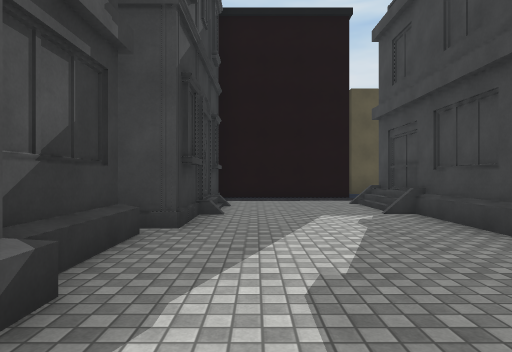
View 1 (above)

20 first-person views from a walk through a Unity game level. The camera is 1.3 m above the floor, looks level and sees 75° across. The floor is counted in squares, 1.96 m on a side. Each view is taken from the middle of a square. On the plan, view 1 faces up. The plan holds only what a view shows up to about 10 squares ahead; the rest is blank. The place goes on beyond the plan. The player character is not drawn. Surface patterns are stand-ins for the level's own textures.

View 2
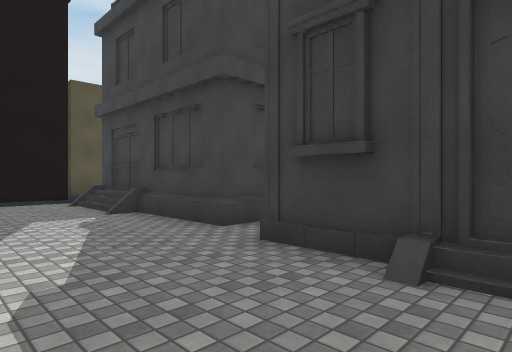

View 3
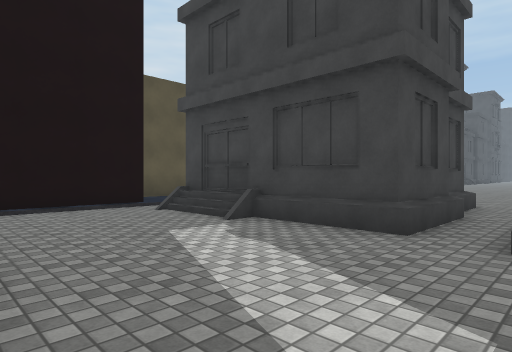

View 4
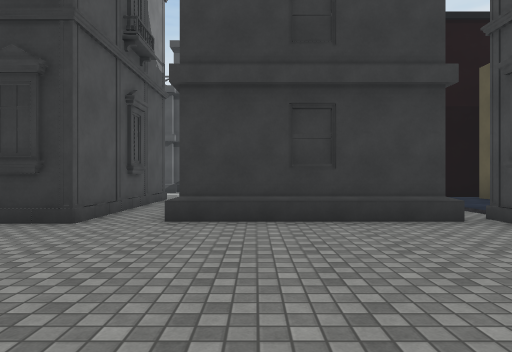

View 5
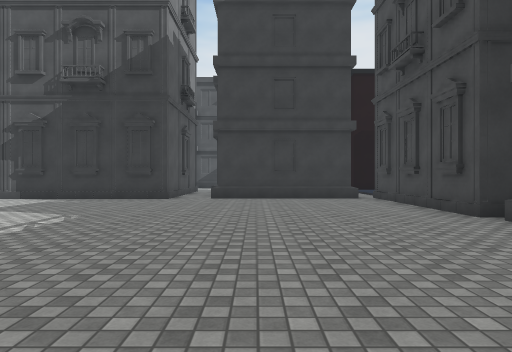

View 6
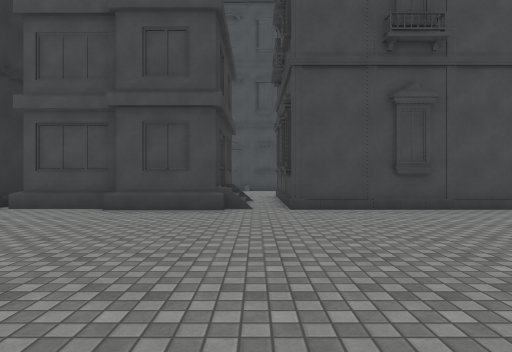

View 7
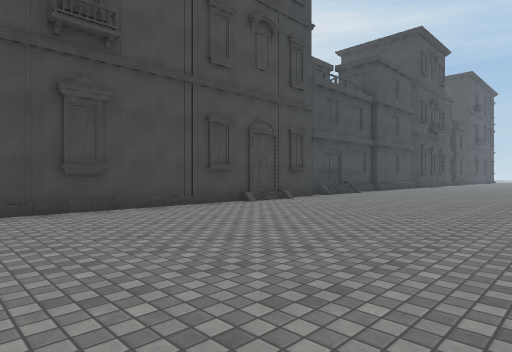

View 8
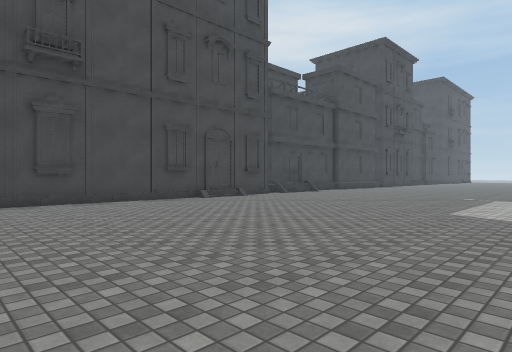

View 9
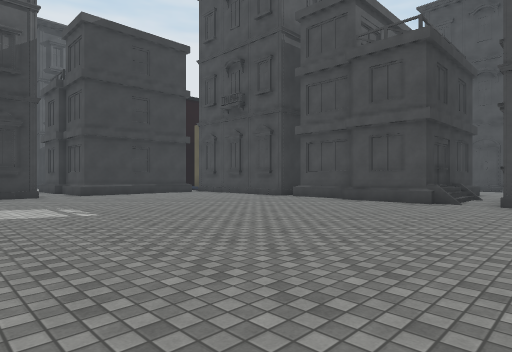

View 10
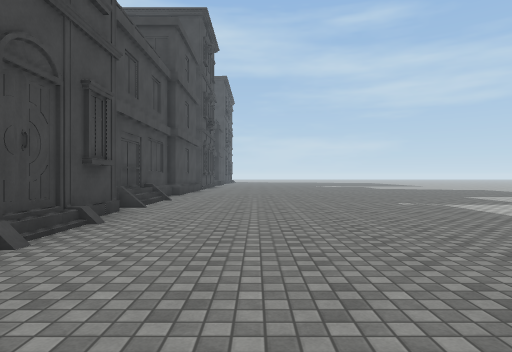

View 11
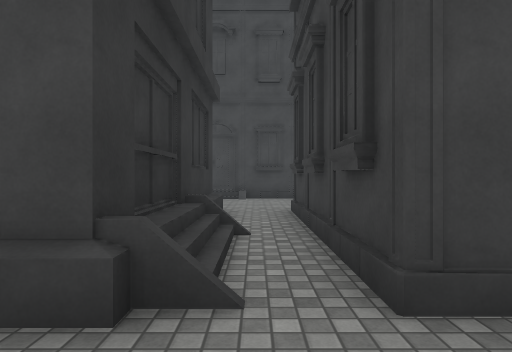

View 12
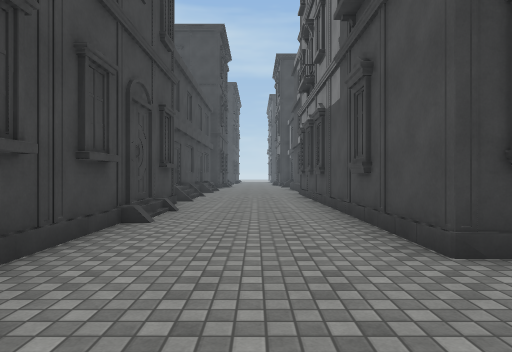

View 13
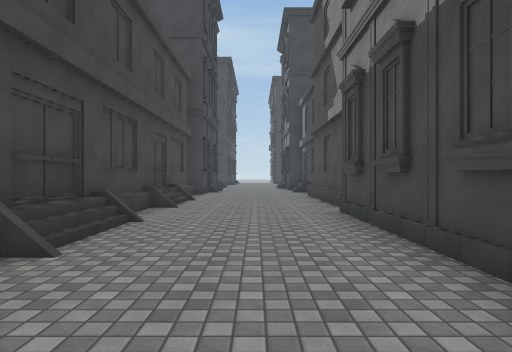

View 14
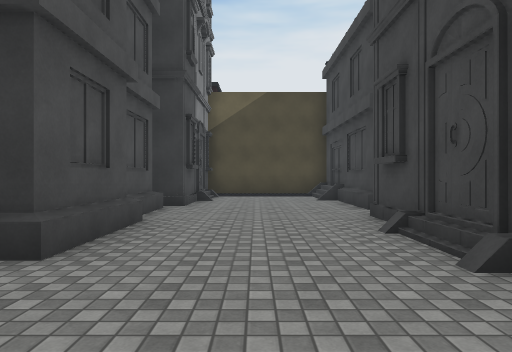

View 15
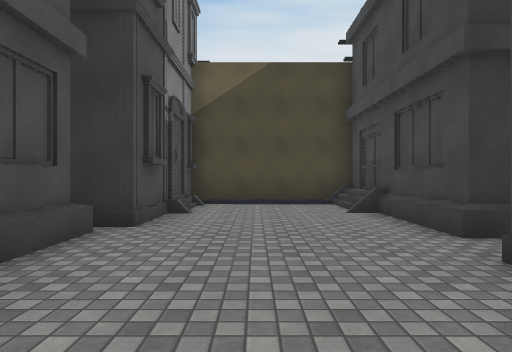

View 16
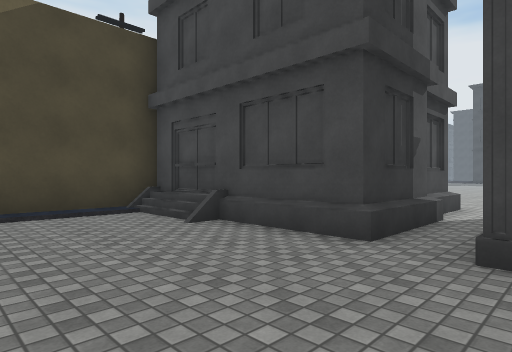

View 17
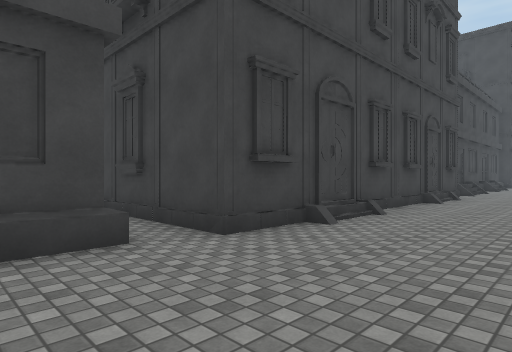

View 18
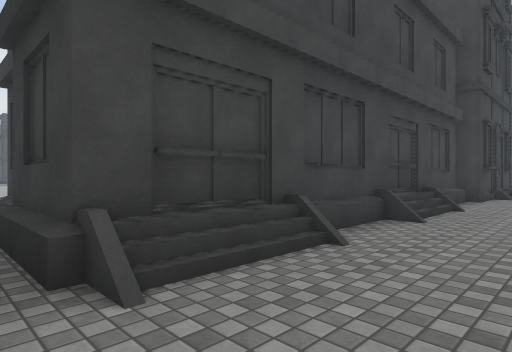

View 19
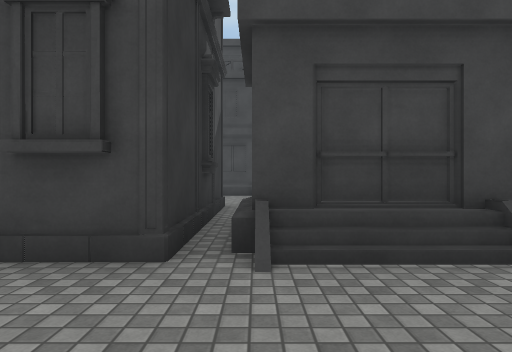

View 20
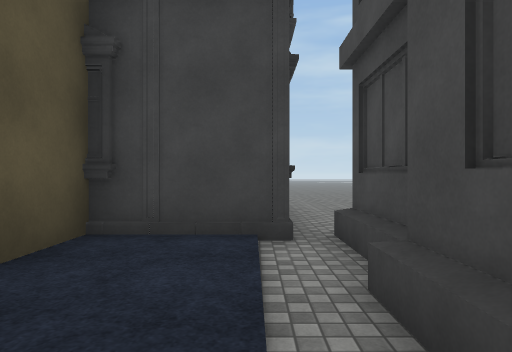

### Floor plan
Key: @ floor where view 1 was taken; # wall or solid block; . main floor; : floor 0.25 m higher than the main floor; / step, stairs or slope; O other object.
Columns run from 6 left of view 1 to 30 right of it. Each row starts with its distance up from view 1.
 23                   .
 22                   .
 21                   O.#         O
 20                   #.#         #
 19                   #.#         #
 18              ######.##       ########
 17              #/////.O####O####//O////
 16              #/......................
 15              #/......................
 14              #/......................
 13              #####O###O.#####O####O##
 12              #   #   ##.#        #O
 11         #:####        #.O        ##
 10      ####::::#   ###  #.#        ##
  9      #///////#####O####.#####O#######
  8      #...####O.......................
  7      #...#  ##.......................
  6      #...#   #.......................
  5      O...##  #.......................
  4      ....O####.......................
  3     #................................
  2     #....####O.......................
  1 O    O...#  ##.......................
  0 O    O@..#   #....   ........      ..

Positions as (right, up) in squares from view 1, and headings:
1: (0, 0), facing up
2: (0, 0), facing up-right
3: (-1, 2), facing up-right
4: (12, 5), facing left
5: (17, 5), facing left
6: (17, 2), facing up
7: (18, 2), facing up-right
8: (18, 0), facing up-right
9: (19, 0), facing up-left
10: (21, 6), facing right
11: (17, 7), facing up
12: (15, 15), facing right
13: (21, 15), facing right
14: (19, 15), facing left
15: (16, 15), facing left
16: (14, 14), facing up-left
17: (11, 14), facing up-right
18: (23, 15), facing up-right
19: (28, 6), facing up
20: (3, 9), facing right
